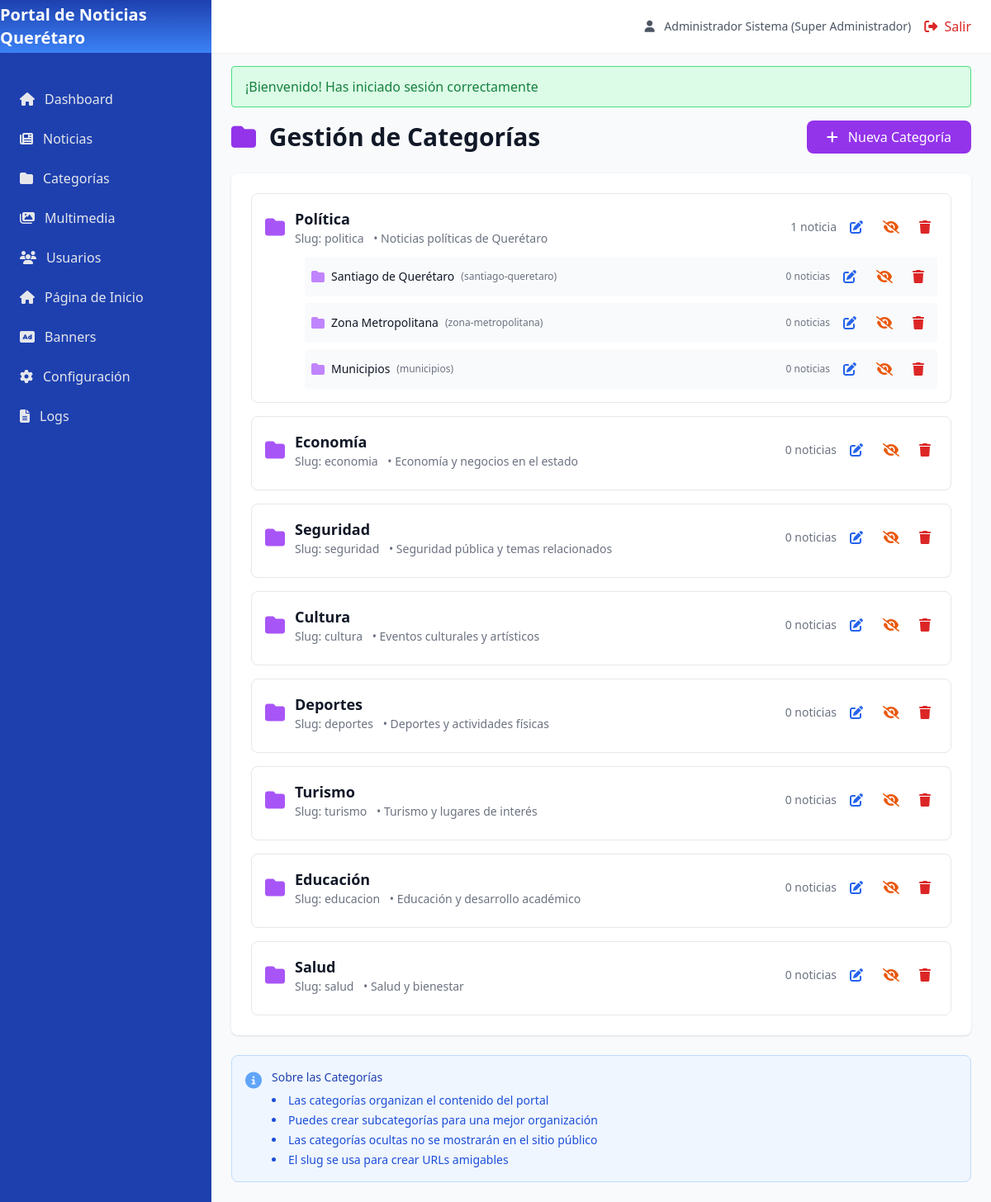
The page /categorias.php (signed in) on the database its author committed.
### tables this page shows
CREATE TABLE IF NOT EXISTS `configuracion` (
  `id` int(11) NOT NULL AUTO_INCREMENT,
  `clave` varchar(100) NOT NULL,
  `valor` text,
  `tipo` varchar(50) DEFAULT 'texto',
  `grupo` varchar(50) DEFAULT 'general',
  `descripcion` varchar(255) DEFAULT NULL,
  PRIMARY KEY (`id`),
  UNIQUE KEY `clave` (`clave`)
);

CREATE TABLE IF NOT EXISTS `categorias` (
  `id` int(11) NOT NULL AUTO_INCREMENT,
  `nombre` varchar(100) NOT NULL,
  `slug` varchar(100) NOT NULL,
  `descripcion` text,
  `padre_id` int(11) DEFAULT NULL,
  `orden` int(11) DEFAULT 0,
  `visible` tinyint(1) DEFAULT 1,
  `editor_responsable_id` int(11) DEFAULT NULL,
  `fecha_creacion` datetime DEFAULT CURRENT_TIMESTAMP,
  `fecha_modificacion` datetime DEFAULT CURRENT_TIMESTAMP ON UPDATE CURRENT_TIMESTAMP,
  PRIMARY KEY (`id`),
  UNIQUE KEY `slug` (`slug`),
  KEY `padre_id` (`padre_id`),
  KEY `editor_responsable_id` (`editor_responsable_id`)
);

### categorias.php (the view, shortened to what the rows shown need)
<?php
require_once __DIR__ . '/config/bootstrap.php';
$categoriaModel = new Categoria();
$categorias = $categoriaModel->getTree();
?>
<div class="space-y-6">
    <div class="flex items-center justify-between">
        <h1 class="text-3xl font-bold text-gray-900">
            <i class="fas fa-folder mr-2 text-purple-600"></i>
            Gestión de Categorías
        </h1>
    </div>
    <div class="bg-white rounded-lg shadow overflow-hidden">
        <?php if (empty($categorias)): ?>
        <div class="p-12 text-center">
            <i class="fas fa-folder-open text-6xl text-gray-300 mb-4"></i>
            <p class="text-gray-500 text-lg">No hay categorías creadas</p>
            <?php if (hasPermission('categorias') || hasPermission('all')): ?>
            <a href="<?php echo url('categoria_crear.php'); ?>" class="inline-block mt-4 text-purple-600 hover:text-purple-800">
                Crear la primera categoría
            </a>
            <?php endif; ?>
        </div>
        <?php else: ?>
        <div class="p-6 space-y-4">
            <?php foreach ($categorias as $categoria): ?>
            <div class="border border-gray-200 rounded-lg p-4">
                <div class="flex items-center justify-between mb-2">
                    <div class="flex items-center space-x-3">
                        <i class="fas fa-folder text-2xl text-purple-500"></i>
                        <div>
                            <h3 class="text-lg font-semibold text-gray-900">
                                <?php echo e($categoria['nombre']); ?>
                            </h3>
                            <p class="text-sm text-gray-500">
                                Slug: <?php echo e($categoria['slug']); ?>
                                <?php if ($categoria['descripcion']): ?>
                                <span class="ml-2">• <?php echo e($categoria['descripcion']); ?></span>
                                <?php endif; ?>
                            </p>
                        </div>
                    </div>
                    <div class="flex items-center space-x-2">
                        <span class="text-sm text-gray-500">
                            <?php
                            $count = $categoriaModel->countNoticias($categoria['id']);
                            echo $count;
                            ?> noticia<?php echo $count !== 1 ? 's' : ''; ?>
                        </span>
                        <a href="<?php echo url('categoria_editar.php?id=' . $categoria['id']); ?>"
                           class="text-blue-600 hover:text-blue-900 px-2 py-1" title="Editar">
                            <i class="fas fa-edit"></i>
                        </a>
                        <a href="<?php echo url('categoria_accion.php?accion=toggle&id=' . $categoria['id']); ?>"
                           class="text-orange-600 hover:text-orange-900 px-2 py-1" title="<?php echo $categoria['visible'] ? 'Ocultar' : 'Mostrar'; ?>">
                            <i class="fas fa-eye<?php echo $categoria['visible'] ? '-slash' : ''; ?>"></i>
                        </a>
                        <a href="<?php echo url('categoria_accion.php?accion=eliminar&id=' . $categoria['id']); ?>"
                           class="text-red-600 hover:text-red-900 px-2 py-1" title="Eliminar"
                           onclick="return confirm('¿Estás seguro de que deseas eliminar esta categoría? Esta acción no se puede deshacer.');">
                            <i class="fas fa-trash"></i>
                        </a>
                    </div>
                </div>
                <?php if (!empty($categoria['children'])): ?>
                <div class="ml-12 mt-3 space-y-2">
                    <?php foreach ($categoria['children'] as $subcategoria): ?>
                    <div class="flex items-center justify-between p-2 bg-gray-50 rounded">
                        <div class="flex items-center space-x-2">
                            <i class="fas fa-folder text-purple-400"></i>
                            <span class="text-sm font-medium text-gray-900">
                                <?php echo e($subcategoria['nombre']); ?>
                            </span>
                            <span class="text-xs text-gray-500">
                                (<?php echo e($subcategoria['slug']); ?>)
                            </span>
                        </div>
                        <div class="flex items-center space-x-2">
                            <span class="text-xs text-gray-500">
                                <?php
                                $subcount = $categoriaModel->countNoticias($subcategoria['id']);
                                echo $subcount;
                                ?> noticia<?php echo $subcount !== 1 ? 's' : ''; ?>
                            </span>
                            <a href="<?php echo url('categoria_editar.php?id=' . $subcategoria['id']); ?>"
                               class="text-blue-600 hover:text-blue-900 px-2 py-1" title="Editar">
                                <i class="fas fa-edit"></i>
                            </a>
                            <a href="<?php echo url('categoria_accion.php?accion=toggle&id=' . $subcategoria['id']); ?>"
                               class="text-orange-600 hover:text-orange-900 px-2 py-1" title="<?php echo $subcategoria['visible'] ? 'Ocultar' : 'Mostrar'; ?>">
                                <i class="fas fa-eye<?php echo $subcategoria['visible'] ? '-slash' : ''; ?>"></i>
                            </a>
                            <a href="<?php echo url('categoria_accion.php?accion=eliminar&id=' . $subcategoria['id']); ?>"
                               class="text-red-600 hover:text-red-900 px-2 py-1" title="Eliminar"
                               onclick="return confirm('¿Estás seguro de que deseas eliminar esta subcategoría?');">
                                <i class="fas fa-trash"></i>
                            </a>
                        </div>
                    </div>
                    <?php endforeach; ?>
                </div>
                <?php endif; ?>
            </div>
            <?php endforeach; ?>
        </div>
        <?php endif; ?>
    </div>
</div>
<?php
$content = ob_get_clean();
include __DIR__ . '/app/views/layouts/main.php';
?>

### app/views/layouts/main.php (shortened to what the rows shown need)
<!DOCTYPE html>
<html lang="es">
<head>
    <?php
    if (isAuthenticated()) {
        $configuracionModel = new Configuracion();
        $configGeneral = $configuracionModel->getByGrupo('general');
    ?>
    <?php
    }
    ?>
    <script src="https://cdn.tailwindcss.com"></script>
    <link rel="stylesheet" href="https://cdnjs.cloudflare.com/ajax/libs/font-awesome/6.4.0/css/all.min.css">
    <link href="https://unpkg.com/aos@2.3.1/dist/aos.css" rel="stylesheet">
    <?php
    if (isAuthenticated()) {
        $configuracionModel = new Configuracion();
        $configGeneral = $configuracionModel->getByGrupo('general');
        $nombreSitio = $configGeneral['nombre_sitio']['valor'] ?? 'CMS Noticias';
        $logoSitio = $configGeneral['logo_sitio']['valor'] ?? null;
    }
    ?>
</head>
<body class="bg-gray-50">
    <?php if (isAuthenticated()): ?>
        <div class="fixed inset-y-0 left-0 w-64 sidebar-bg text-white transform -translate-x-full lg:translate-x-0 transition-transform duration-300 ease-in-out z-30" id="sidebar">
            <div class="flex items-center justify-center h-16 sidebar-header-bg">
                <?php if (!empty($logoSitio)): ?>
                <img src="<?php echo e(BASE_URL . $logoSitio); ?>" alt="<?php echo e($nombreSitio); ?>" class="h-10" loading="eager">
                <?php else: ?>
                <h1 class="text-xl font-bold"><?php echo e($nombreSitio ?? 'CMS Noticias'); ?></h1>
                <?php endif; ?>
            </div>
        </div>
        <div class="lg:ml-64">
            <main class="pt-20 px-6 pb-6">
                <?php echo $content ?? ''; ?>
            </main>
        </div>
    <?php else: ?>
        <?php echo $content ?? ''; ?>
    <?php endif; ?>
</body>
</html>

### rows shown on the page
configuracion: valor "Portal de Noticias Querétaro"
categorias: nombre "Política", slug "politica", descripcion "Noticias políticas de Querétaro", id "1", visible 1 (drawn)
categorias: nombre "Santiago de Querétaro", slug "santiago-queretaro", subcount "0", visible 1 (drawn)
categorias: nombre "Zona Metropolitana", slug "zona-metropolitana", subcount "0", visible 1 (drawn)
categorias: nombre "Municipios", slug "municipios", subcount "0", visible 1 (drawn)
categorias: nombre "Economía", slug "economia", descripcion "Economía y negocios en el estado", count "0", visible 1 (drawn)
categorias: nombre "Seguridad", slug "seguridad", descripcion "Seguridad pública y temas relacionados", count "0", visible 1 (drawn)
categorias: nombre "Cultura", slug "cultura", descripcion "Eventos culturales y artísticos", count "0", visible 1 (drawn)
categorias: nombre "Deportes", slug "deportes", descripcion "Deportes y actividades físicas", count "0", visible 1 (drawn)
categorias: nombre "Turismo", slug "turismo", descripcion "Turismo y lugares de interés", count "0", visible 1 (drawn)
categorias: nombre "Educación", slug "educacion", descripcion "Educación y desarrollo académico", count "0", visible 1 (drawn)
categorias: nombre "Salud", slug "salud", descripcion "Salud y bienestar", count "0", visible 1 (drawn)

### other values the page prints
$user['nombre'] . ' (' . $user['rol'] . ')' "Administrador Sistema (Super Administrador)"
$success "¡Bienvenido! Has iniciado sesión correctamente"
